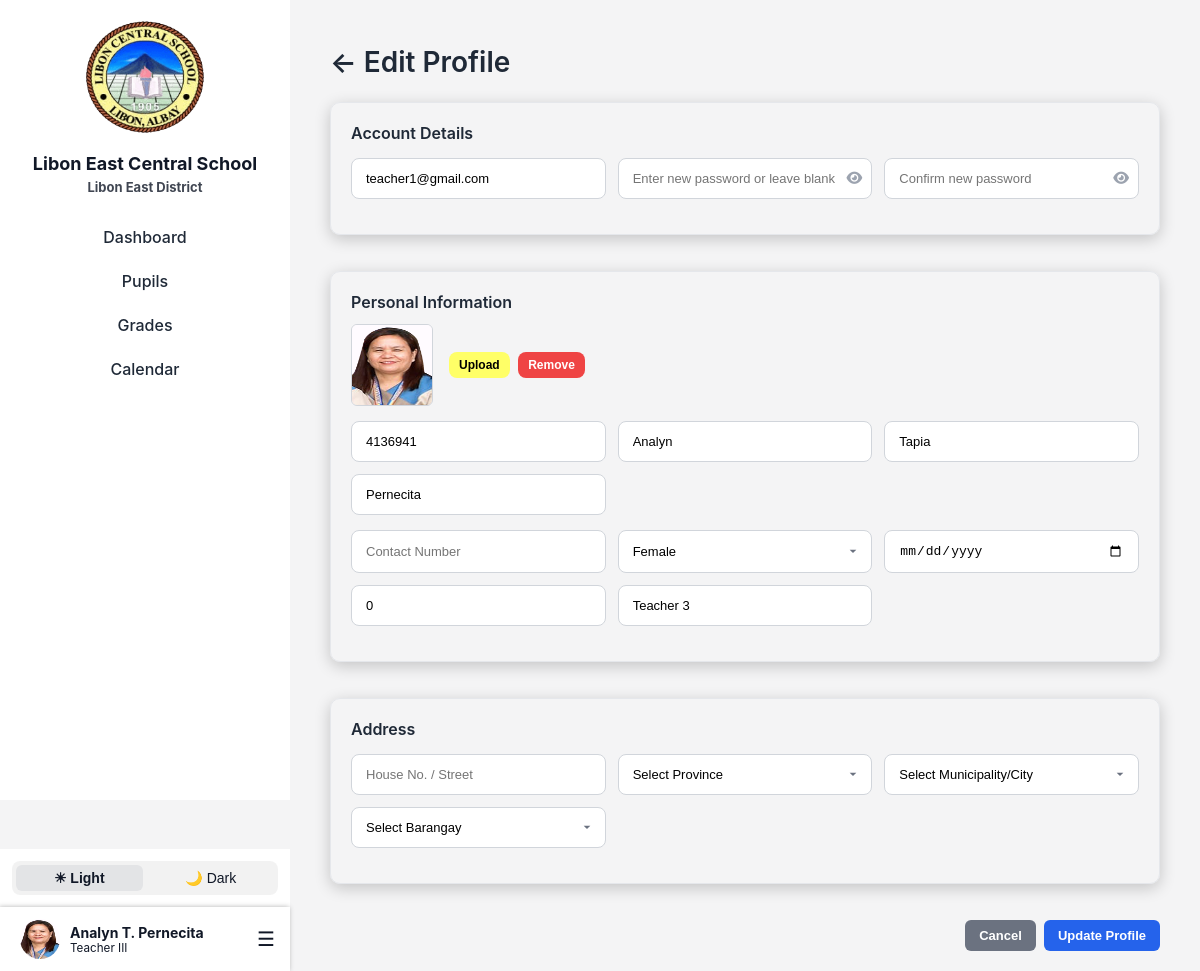
Page /teacher/edit_profile.php (signed in) on the committed database.
### tables this page shows
CREATE TABLE `teachers` (
  `teacher_id` int(11) NOT NULL,
  `first_name` varchar(100) DEFAULT NULL,
  `middle_name` varchar(100) DEFAULT NULL,
  `last_name` varchar(100) DEFAULT NULL,
  `employee_no` varchar(20) DEFAULT NULL,
  `email` varchar(100) DEFAULT NULL,
  `password` varchar(255) DEFAULT NULL,
  `gender` enum('Male','Female','Other') DEFAULT NULL,
  `birthdate` date DEFAULT NULL,
  `age` int(11) DEFAULT NULL,
  `contact_no` varchar(20) DEFAULT NULL,
  `house_no_street` varchar(255) DEFAULT NULL,
  `barangay` varchar(255) DEFAULT NULL,
  `municipality` varchar(255) DEFAULT NULL,
  `province` varchar(255) DEFAULT NULL,
  `position` varchar(255) NOT NULL,
  `image` varchar(255) NOT NULL DEFAULT 'teacher.png',
  `user_type` char(1) NOT NULL DEFAULT 't' COMMENT 'a - admin\r\nt- teacher\r\nn- non-teaching',
  `user_status` char(1) NOT NULL DEFAULT 'a' COMMENT 'a - active\r\ni - inactive'
);

### teacher/edit_profile.php (the view, shortened to what this page needs)
<?php
include '../lecs_db.php';
$teacher_id = intval($_SESSION['teacher_id']);
$stmt = $conn->prepare("SELECT first_name, middle_name, last_name, employee_no, email, contact_no, position, image, gender, birthdate, age, house_no_street, barangay, municipality, province, password
                        FROM teachers WHERE teacher_id = ?");
$stmt->bind_param("i", $teacher_id);
$stmt->execute();
$result = $stmt->get_result();
$teacher = $result->fetch_assoc();
$first_name = htmlspecialchars($teacher['first_name']);
$middle_name = htmlspecialchars($teacher['middle_name'] ?? '');
$last_name = htmlspecialchars($teacher['last_name']);
$employee_no = htmlspecialchars($teacher['employee_no']);
$email = htmlspecialchars($teacher['email'] ?? '');
$contact_no = htmlspecialchars($teacher['contact_no'] === 'N/A' ? '' : $teacher['contact_no']);
$gender = htmlspecialchars($teacher['gender'] ?? '');
$birthdate = htmlspecialchars($teacher['birthdate'] === 'N/A' || $teacher['birthdate'] === '0000-00-00' ? '' : $teacher['birthdate']);
$age = htmlspecialchars($teacher['age'] === 'N/A' ? '' : $teacher['age']);
$house_no_street = htmlspecialchars($teacher['house_no_street'] === 'N/A' ? '' : $teacher['house_no_street']);
$position_name = htmlspecialchars($teacher['position'] ?? 'Teacher');
$preview_image = ($teacher['image'] && file_exists("../assets/uploads/teachers/" . $teacher['image']))
    ? "../assets/uploads/teachers/" . $teacher['image']
    : "../assets/uploads/teachers/teacher.png";
?>
<!DOCTYPE html>
<html lang="en">
<head>
    <link href="../assets/css/sidebar.css" rel="stylesheet">
    <link href="../assets/css/adminAddTeacher.css" rel="stylesheet">
    <link href="../assets/css/all.min.css" rel="stylesheet">
</head>
<body>
<div class="container">
    <?php include 'teacherSidebar.php'; ?>
    <div class="main-content">
        <div class="header">
            <h1><a href="teacherProfile.php" style="text-decoration:none;">← Edit Profile</a></h1>
        </div>
        <form method="POST" enctype="multipart/form-data" class="add-form">
            <div class="form-section">
                <h2>Account Details</h2>
                <div class="input-group">
                    <input type="email" name="email" placeholder="Email" value="<?= $email ?>" required>
                    <div class="password-field">
                        <input type="password" name="password" placeholder="Enter new password or leave blank" id="password" value="">
                        <i class="fa-solid fa-eye" onclick="togglePassword('password', this)"></i>
                    </div>
                    <div class="password-field">
                        <input type="password" name="confirm_password" placeholder="Confirm new password" id="confirm_password">
                        <i class="fa-solid fa-eye" onclick="togglePassword('confirm_password', this)"></i>
                    </div>
                </div>
            </div>
            <div class="form-section">
                <h2>Personal Information</h2>
                <div class="profile-upload">
                    <img src="<?= $preview_image ?>" id="preview-image" alt="Profile Image">
                    <div class="upload-buttons">
                        <button type="button" onclick="document.querySelector('[name=image]').click()">Upload</button>
                        <button type="button" class="btn-remove" onclick="removeImage()">Remove</button>
                    </div>
                </div>
                <div class="input-group">
                    <input type="text" name="employee_no" placeholder="Employee No" required value="<?= $employee_no ?>">
                    <input type="text" name="first_name" placeholder="First Name" required value="<?= $first_name ?>">
                    <input type="text" name="middle_name" placeholder="Middle Name" value="<?= $middle_name ?>">
                    <input type="text" name="last_name" placeholder="Last Name" required value="<?= $last_name ?>">
                </div>
                <div class="input-group">
                    <input type="text" name="contact_no" placeholder="Contact Number" value="<?= $contact_no ?>">
                    <select name="gender" required>
                        <option value="Female" <?= ($gender == "Female" ? "selected" : "") ?>>Female</option>
                    </select>
                    <input type="date" name="birthdate" id="birthdate" value="<?= $birthdate ?>" onchange="calculateAge()">
                    <input type="number" name="age" id="age" placeholder="Age" value="<?= $age ?>">
                    <input type="text" name="position" id="position" value="<?= $position_name ?>" readonly>
                </div>
            </div>
            <div class="form-section">
                <h2>Address</h2>
                <div class="input-group">
                    <input type="text" name="house_no_street" placeholder="House No. / Street" value="<?= $house_no_street ?>">
                    <select name="province" id="province">
                        <option value="">Select Province</option>
                    </select>
                    <select name="municipality" id="municipality">
                        <option value="">Select Municipality/City</option>
                    </select>
                    <select name="barangay" id="barangay">
                        <option value="">Select Barangay</option>
                    </select>
                </div>
            </div>
            <div class="form-actions">
                <button type="button" onclick="window.location='teacherProfile.php'">Cancel</button>
                <button type="submit" name="submit">Update Profile</button>
            </div>
        </form>
    </div>
</div>
</body>
</html>

### teacher/teacherSidebar.php (shortened to what this page needs)
<?php
include '../lecs_db.php';
$current_page = basename($_SERVER['PHP_SELF']);
$teacher_id = $_SESSION['teacher_id'];
$stmt = $conn->prepare("SELECT first_name, middle_name, last_name, position, image FROM teachers WHERE teacher_id = ? LIMIT 1");
$stmt->bind_param("i", $teacher_id);
$stmt->execute();
$result = $stmt->get_result();
$teacher = $result->fetch_assoc();
$middleInitial = '';
if (!empty($teacher['middle_name'])) {
    $middleInitial = strtoupper(substr(trim($teacher['middle_name']), 0, 1)) . '.';
}
function toRoman($num) {
    $map = [
        'M' => 1000, 'CM' => 900, 'D' => 500, 'CD' => 400,
        'C' => 100, 'XC' => 90, 'L' => 50, 'XL' => 40,
        'X' => 10, 'IX' => 9, 'V' => 5, 'IV' => 4, 'I' => 1
    ];
    $returnValue = '';
    while ($num > 0) {
        foreach ($map as $roman => $int) {
            if ($num >= $int) {
                $num -= $int;
                $returnValue .= $roman;
                break;
            }
        }
    }
    return $returnValue;
}
$teacherName = htmlspecialchars(trim(($teacher['first_name'] ?? '') . ' ' . $middleInitial . ' ' . ($teacher['last_name'] ?? '')));
$teacherPos = $teacher['position'] ?? "Teacher";
if (preg_match('/(\d+)/', $teacherPos, $matches)) {
    $num = (int)$matches[1];
    $roman = toRoman($num);
    $teacherPos = preg_replace('/\d+/', $roman, $teacherPos);
}
$teacherImg = !empty($teacher['image']) ? $teacher['image'] : "teacher.png";
$imagePath = "../assets/uploads/teachers/" . $teacherImg;
?>
<link rel="stylesheet" href="../assets/css/all.min.css">
<link rel="stylesheet" href="../assets/css/sidebar.css">
<div class="sidebar">
    <div class="sidebar-top">
        <img class="logo" src="../assets/images/lecs-logo no bg.png" alt="School Logo">
        <h2>Libon East Central School</h2>
        <small class="east">Libon East District</small>
        <div class="nav-links">
            <a href="teacherDashboard.php" class="<?= ($current_page == 'teacherDashboard.php') ? 'active' : '' ?>">Dashboard</a>
            <a href="teacherPupils.php" class="<?= ($current_page == 'teacherPupils.php' || $current_page == 'add_pupil.php' || $current_page == 'edit_pupil.php' || $current_page == 'pupilsProfile.php') ? 'active' : '' ?>">Pupils</a>
            <a href="teacherGrades.php" class="<?= ($current_page == 'teacherGrades.php' || $current_page == 'edit_grades.php') ? 'active' : '' ?>">Grades</a>
            <a href="teacherEventCalendar.php" class="<?= ($current_page == 'teacherEventCalendar.php') ? 'active' : '' ?>">Calendar</a>
        </div>
    </div>
    <div class="sidebar-bottom">
        <div class="toggle-mode">
            <button class="toggle-btn light-mode active" onclick="setMode('light')">☀ Light</button>
            <button class="toggle-btn dark-mode" onclick="setMode('dark')">🌙 Dark</button>
        </div>
        <div class="profile-menu">
            <div class="profile">
                <img src="<?= htmlspecialchars($imagePath); ?>" alt="Profile Picture">
                <div class="profile-info">
                    <strong><?= htmlspecialchars($teacherName); ?></strong>
                    <small><?= htmlspecialchars($teacherPos); ?></small>
                </div>
            </div>
            <div class="burger" role="button" aria-label="Open menu" tabindex="0">&#9776;</div>
        </div>
    </div>
</div>

### assets/css/sidebar.css (style rules this page uses)
:root { --sidebar-light: #FFFFFF; --sidebar-dark: #334155; --active-light: #F3F4F6; --hover-light: #f3f4f69c; --hover-dark: #1E293B; --light-hover-dark: #1e293ba2; --border: #E5E7EB; }
:root.light { --background-color: #f4f4f5; --text-color: #1f2937; }
.sidebar { width: 290px; height: 100vh; position: fixed; top: 0; left: 0; display: flex; flex-direction: column; transition: background 0.3s; }
:root.light .sidebar { background: var(--sidebar-light); color: #111827; }
.sidebar-top { flex: 1; overflow-y: auto; padding: 20px 0; padding-bottom: 140px; text-align: center; }
.sidebar-top { scrollbar-width: thin; scrollbar-color: rgba(100, 116, 139, 0.2) transparent; }
.logo { width: 120px; margin-bottom: 10px; }
.sidebar h2 { font-size: 18px; margin: 5px 20px; }
.east { display: block; font-size: 13px; font-weight: bold; opacity: 0.8; }
.nav-links { margin-top: 20px; }
.nav-links a { display: block; padding: 12px 20px; text-decoration: none; font-weight: 500; transition: background 0.2s; }
:root.light .nav-links a { color: #1F2937; }
.sidebar-bottom { position: fixed; bottom: 0; left: 0; width: 290px; background: inherit; z-index: 10; }
.toggle-mode { display: flex; gap: 5px; margin: 12px; background: rgba(0,0,0,0.05); border-radius: 8px; padding: 4px; }
.toggle-btn { flex: 1; padding: 5px 0; border: none; background: transparent; color: inherit; border-radius: 6px; cursor: pointer; font-size: 14px; transition: background 0.2s; }
.toggle-btn.active { background: #e3e4e6; font-weight: bold; }
.profile-menu { display: flex; align-items: center; justify-content: space-between; position: relative; box-shadow: -1px 0 5px 0 rgba(0,0,0,0.30); }
.profile { display: flex; align-items: center; gap: 10px; margin: 0 20px; }
.profile img { width: 40px; height: 40px; border-radius: 50%; }
.profile-info { display: flex; flex-direction: column; font-size: 14px; }
.burger { font-size: 20px; cursor: pointer; margin-top: 20px; margin-bottom: 20px; margin-right: 15px; }

### rows in the picture
teachers: image (picture), teacherName "Analyn T. Pernecita", position "Teacher III", email "teacher1@gmail.com", employee_no "4136941", first_name "Analyn", middle_name "Tapia", last_name "Pernecita", gender "Female", age "0", position "Teacher 3"
